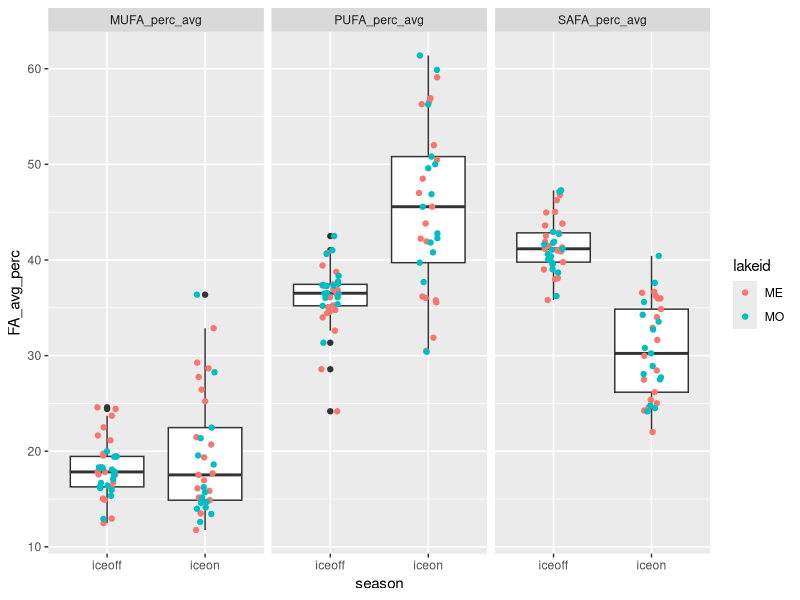
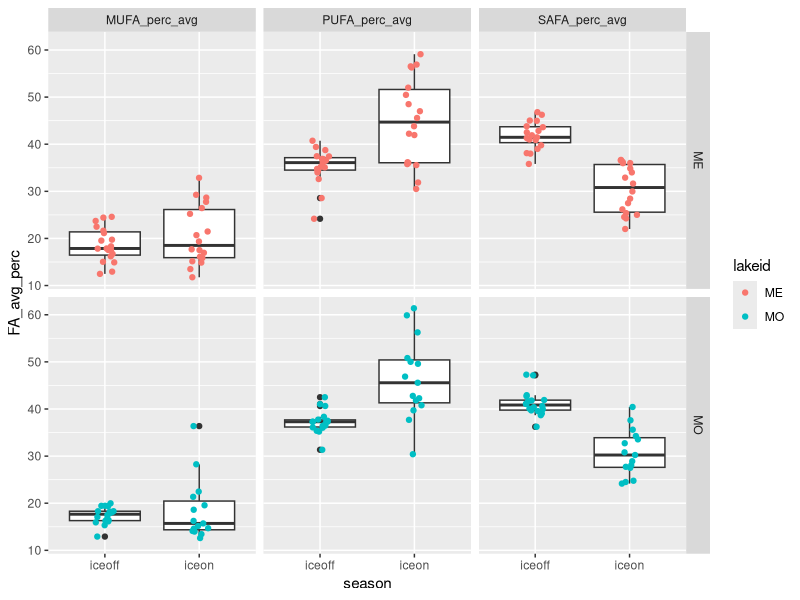
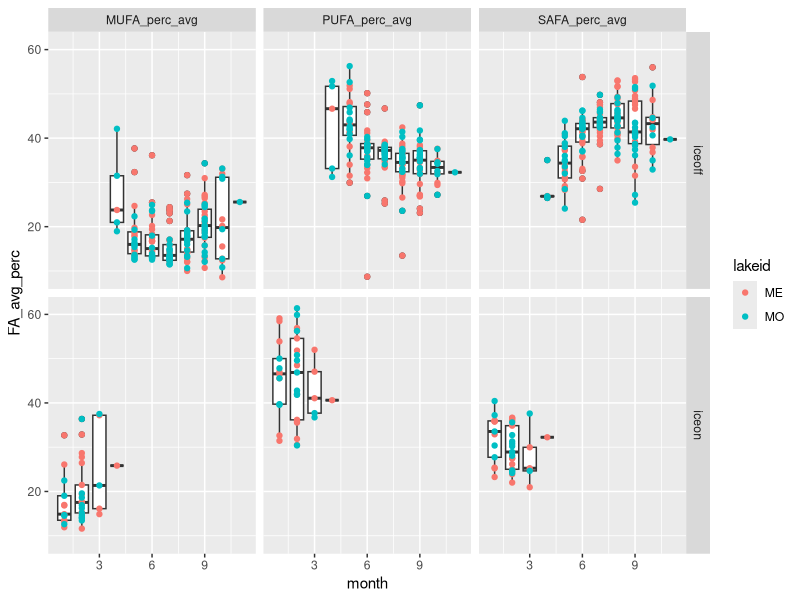
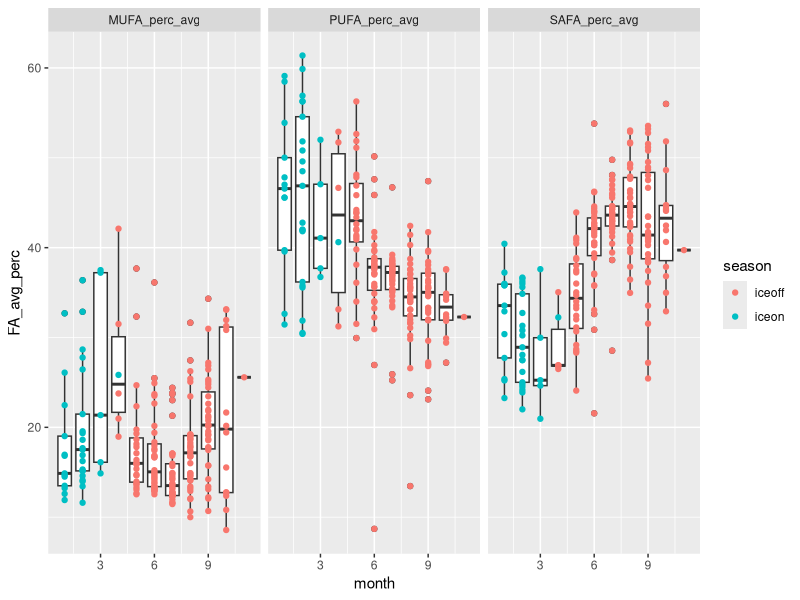
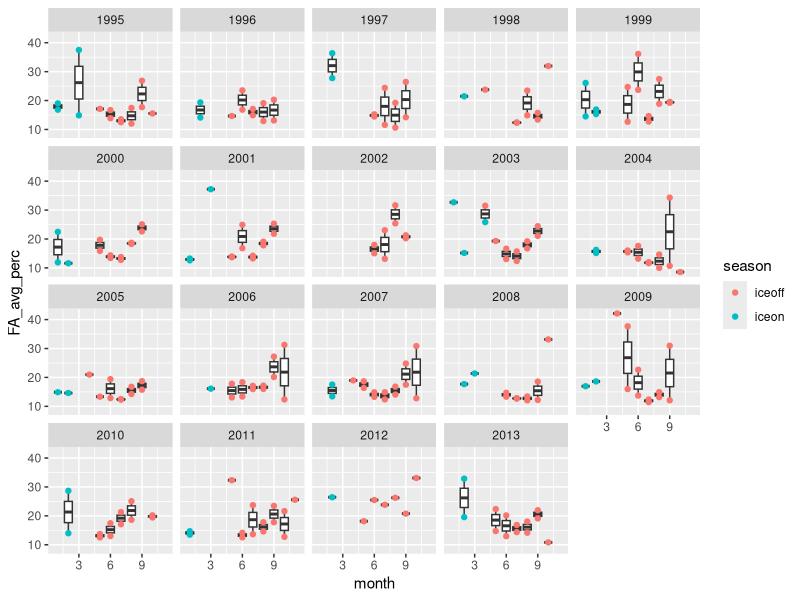
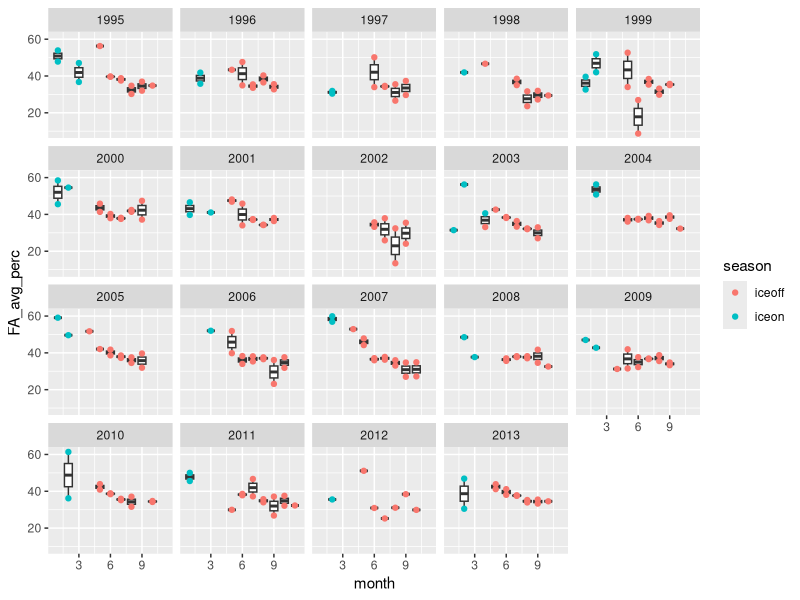
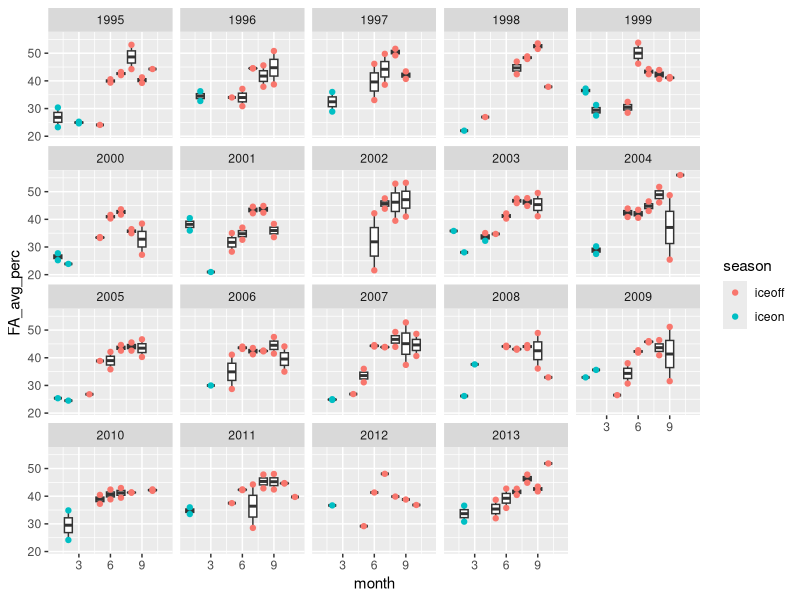

Write the R code that produced these figures, in order.
# ============================================================== #
## ========================= OVERVIEW ========================= ##
# ============================================================== #

# Looking at iceon/iceoff community FA profiles
# Only using Lakes Mendota and Monona from LTER,
# as they have equivalent iceon/iceoff paired data
# Using AG PLoS paper FA dataset, with some aggregation/crosswalking
# to match LTER data.

# ============================================================== #
## =================== DATA WRANGLING STEPS =================== ##
# ============================================================== #

# 1) LTER data - read in, format dates, keep only ME/MO
# 2) read in iceon/iceoff data (ecology letters paper)
# 3) tag LTER data with season, keep only iceon/iceoff
# 4) aggregate LTER samples to month (mean taxa biomass by lake/year/month)
# 5) identify genera <5% of any sample - remove these genera
# 6) calculate dry weight (20% of wet weight)
# 7) read in FA PLoS data - keep freshwater, proportion data
# --> 7.5) fix FA/LTER group/division matches (see crosswalk.xlsx)
# 8) aggregate FA to genus and division level profiles
# 9) aggregate biomass to genus level
# 10) tag LTER data with whether has matching division/Group or genus in FA data
# 11) merge LTER with FA data (genus, division, NA matches)
# 12) weight FA data by biomass dry weight / total biomass (genus-level FA, independent of biomass)
# 13) aggregated weighted to community level 



# ============================================================== #
## ====================== SCRIPT BEGINS ======================= ##
# ============================================================== #

#load packages
library(dplyr)
library(reshape2)
library(tidyr)
library(lubridate)
library(vegan)
library(RColorBrewer)
library(ggplot2)

# ============================================================================
# ----> read in LTER phyto data

#read in, format dates so can stack ok 

madison <- read.csv("../Data/ntl88_v7.csv", stringsAsFactors = FALSE) %>% 
  mutate(date = as.Date(sampledate, format = "%m/%d/%Y")) %>% 
  select(-sampledate)

#only madison lakes have matching iceon/iceoff data
lter_lakes <- madison %>% 
  filter(lakeid %in% c("MO", "ME"))

#keep only necessary files
lter_lakes <- lter_lakes %>% 
  mutate(month = month(date),
         year = year(date)) %>% 
  select(lakeid, year, month, date, sta, depth_range, 
         division, genus, taxa_name, biomass_conc)

#=============================================================================
# ----> read in under ice data, for ice on/off timing
seasons_orig <- read.csv("../Data/under_ice_data.csv", stringsAsFactors = FALSE)

#keep only wisconsin, cols of interest, make start and end full dates
seasons_wisc <- seasons_orig %>% 
  filter(lakeregloc == "Wisconsin") %>% 
  select(year, season, lakename, lakeregloc, 
         startday, startmonth, startyear, 
         endday, endmonth, endyear) %>% #, 
  #iceduration, periodn, photicdepth, 
  #icedepth, snowdepth, airtemp) %>% 
  mutate(startmonum = match(startmonth, month.abb),
         endmonum = match(endmonth, month.abb)) %>% 
  mutate(startdate = paste(startyear, startmonum, startday, sep = "-"),
         enddate = paste(endyear, endmonum, endday, sep = "-"))

#unique(seasons_wisc$lakename)
#unique(lter_lakes$lakeid) %>% sort()

#make lakeid to match
seasons_lakes <- seasons_wisc %>% 
  mutate(lakeid = ifelse(lakename == "Lake Mendota", "ME", NA),
         lakeid = ifelse(lakename == "Lake Monona", "MO", lakeid)) %>% 
  select(season, lakeid, year, startdate, enddate) %>% 
  filter(lakeid %in% c("ME", "MO"))


#=============================================================================
# ----> tag data with season

lter_dates_only <- lter_lakes %>% 
  select(lakeid, year, date) %>% 
  unique() %>% 
  rename(sample_year = year) %>% 
  arrange(lakeid, sample_year)

#make seasons wide format to can have column "start", "sample", and "end" dates
seasons_lakes_wide <- seasons_lakes %>% 
  melt(id.vars = c("lakeid", "year", "season"), variable.name = "category", value.name = "date") %>% 
  mutate(seasons_category = paste(season, category, sep = "_")) %>% 
  select(-season, -category) %>% 
  dcast(lakeid + year ~ seasons_category, value.var = "date") %>% 
  rename(winter_yr = year) %>% 
  select(lakeid, winter_yr, iceon_startdate, iceon_enddate, iceoff_startdate, iceoff_enddate)

#we're only interested in iceon/iceoff
#(looking at ice vs stratified patterns in FA)

lter_seasons_pre <- merge(lter_dates_only, seasons_lakes_wide,
                      by = c("lakeid"), all.x = TRUE) %>% 
  #tag seasons with iceon/iceoff (NA if not fall within start/end dates)
  mutate(season = ifelse(date >= iceon_startdate & date <= iceon_enddate, "iceon", NA),
         season = ifelse(date >= iceoff_startdate & date <= iceoff_enddate, "iceoff", season)) %>% 
  #keep only samples that fall within iceon or iceoff
  filter(!is.na(season))

#merge back to full lter data
lter_seasons <- lter_seasons_pre %>% 
  #group things by *winter* year
  select(lakeid, date, winter_yr, season) %>% 
  merge(lter_lakes, by = c("lakeid", "date")) %>% 
  select(-year)

#=============================================================================
# ----> aggregate samples to month

#aggregate to month within *winter* year and lake (ignore station and depth for now)
#since ignoring "other" seasons, shouldn't have issue of sample dates across seasons

#using mean since some dates have multiple samples per month, while others have one or none
#using averages to account for multiple within-month samples, make comparable

lter_month <- lter_seasons %>% 
  #monthly taxa mean biomass (across stations and depth)
  group_by(lakeid, winter_yr, season, month, division, genus, taxa_name) %>% 
  summarize(biomass_ww_m = mean(biomass_conc, na.rm = TRUE)) %>% 
  as.data.frame()

#check out number of years
# lter_month %>% 
#   select(lakeid, winter_yr, season) %>% 
#   group_by(lakeid, season) %>% 
#   summarize(n = n_distinct(winter_yr))


#========================================================================
# ----> identify <5% of samples

#identify contributors (genus-level) <5% of any sample any date (within lake)
#use wet weight (shouldn't matter)

#find contributions to biomass, in terms of %
lter_contribs <- lter_month %>% 
  #for each lake/year/month, find total biomass
  group_by(lakeid, winter_yr, month) %>% 
  mutate(total_bm = sum(biomass_ww_m)) %>% 
  ungroup() %>% 
  #for lake/date, find genus biomass
  group_by(lakeid, winter_yr, month, genus) %>% 
  mutate(genus_bm = sum(biomass_ww_m)) %>% 
  as.data.frame() %>% 
  select(-taxa_name, -biomass_ww_m) %>% 
  #find percent genus biomass of total biomass
  mutate(perc_genus_bm = genus_bm / total_bm * 100) %>% 
  ungroup()  

#find genera that are ever over 5% of a sample BY LAKE
lter_high_contrib <- lter_contribs %>% 
  filter(perc_genus_bm >= 0.05)

lter_high_contrib_genera <- lter_high_contrib %>% 
  select(lakeid, genus) %>% 
  unique() %>% 
  arrange(lakeid, genus) %>% 
  mutate(high_p = "present")

#find genera that are NOT ever over 5% of a sample
lter_low_contrib <- lter_contribs %>% 
  filter(perc_genus_bm < 0.05) 

lter_low_contrib_genera <- lter_low_contrib %>% 
  select(lakeid, genus) %>% 
  unique() %>% 
  arrange(lakeid, genus) %>% 
  mutate(low_p = "present")

#merge, keep ones that are present in low and not in high
#(i.e., those that are never >=5% of a sample)
lter_remove_5 <- merge(lter_high_contrib_genera, lter_low_contrib_genera,
                       by = c("lakeid", "genus"), all = TRUE) %>% 
  #these are ones that are never >=5% of a lake sample
  filter(low_p == "present" & is.na(high_p))


#========================================================================
# ----> LTER after removals of low contributors

#by lake/date - total genus biomass AFTER remove low contribs
lter_after_remove <- lter_month %>% 
  #remove low contributors by lake and genus
  filter( !((lakeid %in% lter_remove_5$lakeid) & (genus %in% lter_remove_5$genus)) ) 

#add a dry weight biomass column
lter_use <- lter_after_remove %>% 
  mutate(biomass_dw = 0.20 * biomass_ww_m)


#========================================================================
# ----> read in fatty acid profiles

# read in PLoS fatty acid dataset
fa <- read.csv("../Data/PLoS_supp/S1_Dataset.csv", stringsAsFactors = FALSE)

#only want freshwater
#fa %>% group_by(Salinity) %>% summarize(n = length(Salinity))
fa_fresh <- filter(fa, Salinity == 0)

#want only proportion data
fa_fresh_prop <- filter(fa_fresh, Data == "prop")

#for now, we don't care about the experimental info
fa_fresh_prop_small <- fa_fresh_prop %>% 
  select(Group, Class, Order, Genus, species,
         sumSAFA, sumMUFA, sumPUFA,
         c18.2w6, c18.3w6, c18.3w3,
         c18.4w3, c18.5w3, 
         c20.4w6, c20.5w3, c22.6w3)

#========================================================================
# ----> fix FA/LTER group/division matches

#existing matches: Chlorophyta, Cryptophyta, Rhodophyta

#make match at group/division level: 
#   Cyanobacteria (FA) = Cyanophyta (LTER)
#   Dinophyta (FA) = Pyrrhophyta (LTER)
#   Euglenozoa (FA) = Euglenophyta (LTER)

#match division to non-group
#   Chrysophyta (LTER) = class Chrysophyceae (FA)
#   Xanthophyta (LTER) = class Xanthophyceae (FA)
#   Haptophyta (LTER) = genus Chromulina (FA)
#   Bacillariophyta (LTER) = average of classes 
#                 Bacillariophyceae, Fragilariophyceae, Coscinodiscophyceae (FA)
#       [Bacillariophyta is multiple classes - for these 3 classes, find average FA profile]

fa_fix <- fa_fresh_prop_small %>% 
  #first, match at group level
  mutate(GroupDiv = ifelse(Group == "Cyanobacteria", "Cyanophyta", Group),
         GroupDiv = ifelse(Group == "Dinophyta", "Pyrrhophyta", GroupDiv),
         GroupDiv = ifelse(Group == "Euglenozoa", "Euglenophyta", GroupDiv),
         #match at single class level
         GroupDiv = ifelse(Class == "Chrysophyceae", "Chrysophyta", GroupDiv),
         GroupDiv = ifelse(Class == "Xanthophyceae", "Xanthophyta", GroupDiv),
         #match at genus level
         GroupDiv = ifelse(Genus == "Chromulina", "Haptophyta", GroupDiv),
         #Bacillariophyta is multiple classes
         GroupDiv = ifelse(Class %in% c("Bacillariophyceae", "Fragilariophyceae", "Coscinodiscophyceae"),
                           "Bacillariophyta", GroupDiv))

# fa_fix %>% select(Group, GroupDiv) %>% unique()
# fa_fix %>% filter(GroupDiv %in% c("Bacillariophyta", "Xanthophyta")) %>% select(Group, Class, GroupDiv) %>% unique()
# fa_fix %>% filter(GroupDiv == "Haptophyta") %>% select(Group, Class, Genus, GroupDiv) %>% unique()
# #yes, works as it should


#========================================================================
# ----> tag LTER data with whether matching genus/division in FA data

lter_fa_tag <- lter_use %>%
  #tag at which level it matches
  #not that groupdiv level is a combination of groups/classes/genus
  mutate(cat = ifelse(division %in% fa_fix$GroupDiv, "groupdiv", NA)) %>%
  mutate(cat = ifelse(genus %in% fa_fix$Genus, "genus", cat))

tags <- lter_fa_tag %>% select(division, genus, cat) %>% unique()

# unique(fa_fix$GroupDiv) %>% sort()
# unique(lter_use$division) %>% sort()


#========================================================================
# ----> find FA genus and division-level profiles

#within genus, what's the average FA profile
fa_genus <- fa_fix %>% 
  group_by(GroupDiv, Genus) %>% 
  summarize(gen_avg_sumSAFA = mean(sumSAFA),
            gen_avg_sumMUFA = mean(sumMUFA),
            gen_avg_sumPUFA = mean(sumPUFA),
            gen_avg_c18.2w6 = mean(c18.2w6),
            gen_avg_c18.3w6 = mean(c18.3w6),
            gen_avg_c18.3w3 = mean(c18.3w3),
            gen_avg_c18.4w3 = mean(c18.4w3),
            gen_avg_c18.5w3 = mean(c18.5w3),
            gen_avg_c20.4w6 = mean(c20.4w6),
            gen_avg_c20.5w3 = mean(c20.5w3),
            gen_avg_c22.6w3 = mean(c22.6w3)) %>% 
  as.data.frame()

#within group/div (FA/LTER fixed croswalk), what's the average FA profile
fa_groupdiv <- fa_fix %>% 
  group_by(GroupDiv) %>% 
  summarize(grpdiv_avg_sumSAFA = mean(sumSAFA),
            grpdiv_avg_sumMUFA = mean(sumMUFA),
            grpdiv_avg_sumPUFA = mean(sumPUFA),
            grpdiv_avg_c18.2w6 = mean(c18.2w6),
            grpdiv_avg_c18.3w6 = mean(c18.3w6),
            grpdiv_avg_c18.3w3 = mean(c18.3w3),
            grpdiv_avg_c18.4w3 = mean(c18.4w3),
            grpdiv_avg_c18.5w3 = mean(c18.5w3),
            grpdiv_avg_c20.4w6 = mean(c20.4w6),
            grpdiv_avg_c20.5w3 = mean(c20.5w3),
            grpdiv_avg_c22.6w3 = mean(c22.6w3)) %>% 
  as.data.frame()


#========================================================================
# ----> aggregate biomass to GENUS
# when missing genus, stick with GENUS biomass but sub in DIVISION fatty acid profile

#aggregate biomass to genus
lter_level_bm <- lter_use %>% 
  group_by(lakeid, winter_yr, season, month, division, genus) %>% 
  summarize(bm_ww_g = sum(biomass_ww_m, na.rm = TRUE),
         bm_drw_g = sum(biomass_dw, na.rm = TRUE)) %>% 
  as.data.frame() 

#merge with tag info
lter_level_bm_tag <- merge(lter_level_bm, tags, by = c("division", "genus"), all = TRUE)

# lter_level_bm_tag %>%
#   select(division, genus, cat) %>%
#   unique() %>%
#   group_by(cat) %>%
#   summarize(n = length(cat)) %>%
#   as.data.frame()

#        cat  n
# 1    genus 35
# 2 groupdiv 95
# 3     <NA>  1

#========================================================================
# ----> merge with FA profiles

# --> genus level FA - matches genus-level biomass
# merges GENUS level biomass with GENUS level FA profiles
tags_fa_genus <- lter_level_bm_tag %>% 
  #only looking at genus-level matches
  filter(cat == "genus") %>% 
  #rename for downstream stacking
  rename(biomass_wet_weight = bm_ww_g,
         biomass_dry_weight = bm_drw_g) %>% 
  #merge with FA genus level data
  merge(fa_genus,  
        by.x = "genus", by.y = "Genus",
        all.x = TRUE) %>% 
  #organize columns
  select(GroupDiv, genus, cat, lakeid, winter_yr, month, season,
         biomass_wet_weight, biomass_dry_weight,
         gen_avg_sumSAFA,
         gen_avg_sumMUFA,
         gen_avg_sumPUFA,
         gen_avg_c18.2w6,
         gen_avg_c18.3w6,
         gen_avg_c18.3w3,
         gen_avg_c18.4w3,
         gen_avg_c18.5w3,
         gen_avg_c20.4w6,
         gen_avg_c20.5w3,
         gen_avg_c22.6w3)

#remove labels in headers
names(tags_fa_genus) <- gsub("gen_avg_", "", names(tags_fa_genus))

# --> division level FA - matches division level biomass
# merges GENUS level biomass with DIVISION level FA profiles
# (missing genera in FA get division level FA)
tags_fa_groupdiv <- lter_level_bm_tag %>% 
  #keep only those matching at groupdiv level
  filter(cat == "groupdiv") %>% 
  #rename for downstream stacking
  rename(biomass_wet_weight = bm_ww_g,
         biomass_dry_weight = bm_drw_g) %>% 
  #merge with FA division/group level data
  #merge with FA genus level data
  merge(fa_groupdiv,  
        by.x = "division", by.y = "GroupDiv",
        all.x = TRUE) %>% 
  rename(GroupDiv = division) %>% 
  #organize columns
  select(GroupDiv, genus, cat, lakeid, winter_yr, month, season,
         biomass_wet_weight, biomass_dry_weight,
         grpdiv_avg_sumSAFA,
         grpdiv_avg_sumMUFA,
         grpdiv_avg_sumPUFA,
         grpdiv_avg_c18.2w6,
         grpdiv_avg_c18.3w6,
         grpdiv_avg_c18.3w3,
         grpdiv_avg_c18.4w3,
         grpdiv_avg_c18.5w3,
         grpdiv_avg_c20.4w6,
         grpdiv_avg_c20.5w3,
         grpdiv_avg_c22.6w3)

#remove labels in headers
names(tags_fa_groupdiv) <- gsub("grpdiv_avg_", "", names(tags_fa_groupdiv))

# --> does NOT have associated FA
#leaving biomass at genus level
tags_fa_NA <- lter_level_bm_tag %>% 
  filter(is.na(cat)) %>% 
  rename(biomass_wet_weight = bm_ww_g,
         biomass_dry_weight = bm_drw_g) %>% 
  rename(GroupDiv = division) %>% 
  select(GroupDiv, genus, cat, lakeid, winter_yr, month, season,
         biomass_wet_weight, biomass_dry_weight) %>% 
  #add NA columns
  mutate(          sumSAFA = NA,
                   sumMUFA = NA,
                   sumPUFA = NA,
                   c18.2w6 = NA,
                   c18.3w6 = NA,
                   c18.3w3 = NA,
                   c18.4w3 = NA,
                   c18.5w3 = NA,
                   c20.4w6 = NA,
                   c20.5w3 = NA,
                   c22.6w3 = NA)

# --> merge together
full_dat <- rbind(tags_fa_genus, tags_fa_groupdiv, tags_fa_NA)


#========================================================================
# ----> weight FA profiles by biomass

# Data == "prop" is FA % of dry weight
# so it's a fatty acid proportion of dry weight (of genus or division, by cat)

# What we want is "what are the average proportions of SAFA, MUFA, PUFA 
# present in the community, irrespective of total biomass?" 
# (i.e. we know there is higher biomass in summer - the Circus Circus buffet)
# SH: pretty sure that what we want then is:(biomass_dry_weight * sumSAFA)/total dry weight

full_dat_weighted <- full_dat %>% 
  #find total dry weight biomass for each *sample point*
  group_by(lakeid, winter_yr, season, month) %>% 
  mutate(sample_date_dry_weight_total = sum(biomass_dry_weight)) %>% 
  ungroup() %>% 
  #weight FA by biomass - per row (genus within sample date)
  #if FA is % dry weight, then FA * dry weight = biomass of that FA
  #here, sample_date_dry_weight_total is community-level biomass
  #FA props are genus-level
  mutate(sumSAFA_prop = (biomass_dry_weight * sumSAFA)/sample_date_dry_weight_total,
         sumMUFA_prop = (biomass_dry_weight * sumMUFA)/sample_date_dry_weight_total,
         sumPUFA_prop = (biomass_dry_weight * sumPUFA)/sample_date_dry_weight_total,
         c18.2w6_prop = (biomass_dry_weight * c18.2w6)/sample_date_dry_weight_total,
         c18.3w6_prop = (biomass_dry_weight * c18.3w6)/sample_date_dry_weight_total,
         c18.3w3_prop = (biomass_dry_weight * c18.3w3)/sample_date_dry_weight_total,
         c18.4w3_prop = (biomass_dry_weight * c18.4w3)/sample_date_dry_weight_total,
         c18.5w3_prop = (biomass_dry_weight * c18.5w3)/sample_date_dry_weight_total,
         c20.4w6_prop = (biomass_dry_weight * c20.4w6)/sample_date_dry_weight_total,
         c20.5w3_prop = (biomass_dry_weight * c20.5w3)/sample_date_dry_weight_total,
         c22.6w3_prop = (biomass_dry_weight * c22.6w3)/sample_date_dry_weight_total) %>% 
  as.data.frame()

#filter(full_dat_weighted, lakeid == "MO" & winter_yr == 2002 & month == 8)

#keep only columns of interest
full_dat_weighted_small <- full_dat_weighted %>% 
  select(GroupDiv, genus, cat, lakeid, winter_yr, month, season, 
         sumSAFA_prop, sumMUFA_prop, sumPUFA_prop,
         c18.2w6_prop, c18.3w6_prop, c18.3w3_prop,
         c18.4w3_prop, c18.5w3_prop,
         c20.4w6_prop, c20.5w3_prop, c22.6w3_prop)

#this is basically saying:
#for each time point, a genus has some proportion FAs
#we want to aggregate to community, then to season

#ADD UP all MUFA/PUFA/SAFA within a community
#to get community-level amount
#I have proved to myself using pen, paper, and basic algebra that this will work

full_dat_weighted_date_FA <- full_dat_weighted_small %>% 
  #get community-level FA props for each time point
  group_by(lakeid, winter_yr, month, season) %>% 
  summarize(MUFA_perc = sum(sumMUFA_prop, na.rm = TRUE),
            PUFA_perc = sum(sumPUFA_prop, na.rm = TRUE),
            SAFA_perc = sum(sumSAFA_prop, na.rm = TRUE)) %>% 
  as.data.frame()

# summary(full_dat_weighted_date_FA) 

# #now aggregate to season - find average MUFA/PUFA/SAFA profile for each season (all years, boths lakes)
# full_dat_weighted_date_FA %>% 
#   group_by(season) %>% 
#   summarize(MUFA_perc_avg = mean(MUFA_perc),
#             PUFA_perc_avg = mean(PUFA_perc),
#             SAFA_perc_avg = mean(SAFA_perc)) %>% 
#   as.data.frame()
# #doesn't quite add up to 100%, more like 95%, but not unexpected since on average

#aggregate to lake/month/year/season
full_dat_weighted_month_season_FA <- full_dat_weighted_date_FA %>% 
  #aggregate across months within season, find average FAs
  group_by(lakeid, winter_yr, season, month) %>% 
  summarize(MUFA_perc_avg = mean(MUFA_perc, na.rm = TRUE),
            PUFA_perc_avg = mean(PUFA_perc, na.rm = TRUE),
            SAFA_perc_avg = mean(SAFA_perc, na.rm = TRUE)) %>% 
  as.data.frame()

#aggregate to lake/year/season
full_dat_weighted_yr_season_FA <- full_dat_weighted_date_FA %>% 
  #aggregate across months within season, find average FAs
  group_by(lakeid, winter_yr, season) %>% 
  summarize(MUFA_perc_avg = mean(MUFA_perc, na.rm = TRUE),
            PUFA_perc_avg = mean(PUFA_perc, na.rm = TRUE),
            SAFA_perc_avg = mean(SAFA_perc, na.rm = TRUE)) %>% 
  as.data.frame()
#note: doesn't add up to quite 100% (working with averages)
#also, data only goes to 2013 (may need to adjust iceon/iceoff dates from raw LTER snow/ice data)


summary(full_dat_weighted_yr_season_FA)
#MUFA: 11-36
#PUFA: 24-61
#SAFA: 22-47

# ============================================================== #
## ========= END OF DATA WRANGLING - ANALYSIS BEGINS ========== ##
# ============================================================== #

# ----> make lake/year/season data long for plotting and analysis

dat_yr_long <- full_dat_weighted_yr_season_FA %>% 
  melt(id.vars = c("lakeid", "winter_yr", "season")) %>% 
  rename(FA_type = variable, FA_avg_perc = value)

#check out data
head(dat_yr_long)

#plot it up - FAs by season
ggplot(data=dat_yr_long, aes(x=season, y=FA_avg_perc)) +
  #boxplot
  geom_boxplot() +
  #points, not overlapping, colored by lake
  geom_jitter(width = 0.1, aes(color = lakeid)) +
  #split by FA type
  facet_wrap(~FA_type)

#MUFA shows no diff, but PUFA/SAFA do:
#PUFA higher in winter, SAFA higher in summer
  
#try ANOVAs - looking at lakes together

#MUFA
mufa1 <- aov(FA_avg_perc ~ season, dat = filter(dat_yr_long, FA_type == "MUFA_perc_avg"))
summary(mufa1) #p=0.175- does not differ by season

#PUFA
pufa1 <- aov(FA_avg_perc ~ season, dat = filter(dat_yr_long, FA_type == "PUFA_perc_avg"))
summary(pufa1) #p<<0.001 (PUFA signif higher in winter)

#SAFA
safa1 <- aov(FA_avg_perc ~ season, dat = filter(dat_yr_long, FA_type == "SAFA_perc_avg"))
summary(safa1) #p<<0.001 (SAFA signif higher in winter)

#what if split lakes?
ggplot(data=dat_yr_long, aes(x=season, y=FA_avg_perc)) +
  #boxplot
  geom_boxplot() +
  #points, not overlapping, colored by lake
  geom_jitter(width = 0.1, aes(color = lakeid)) +
  #combos of laketype and FA type
  facet_grid(lakeid~FA_type)

#same trends - MUFA no diff, PUFA higher in winter, SAFA higher in summer

# ----> check out months within seasons (plots)

#make long
dat_month_long <- full_dat_weighted_month_season_FA %>% 
  melt(id.vars = c("lakeid", "winter_yr", "season", "month")) %>% 
  rename(FA_type = variable, FA_avg_perc = value)

#check out
head(dat_month_long)

#plot FA by category and month, between seasons, colored by lake
ggplot(data=dat_month_long, aes(x=month, y=FA_avg_perc, group = month)) +
  #boxplot
  geom_boxplot() +
  #points, colored by lake
  geom_point(aes(color = lakeid)) +
  #combos of season/FA type
  facet_grid(season ~ FA_type)

#together, colored by season not lake
ggplot(data=dat_month_long, aes(x=month, y=FA_avg_perc, group = month)) +
  #boxplot
  geom_boxplot() +
  #points, colored by season
  geom_point(aes(color = season)) +
  #split FAs to different plots
  facet_wrap(~FA_type)

#confirms: PUFA down during summer, SAFA up during summer

#only MUFA across years
ggplot(data=filter(dat_month_long, FA_type == "MUFA_perc_avg"), 
       aes(x=month, y=FA_avg_perc, group = month)) +
  #boxplot
  geom_boxplot() +
  #points, colored by season
  geom_point(aes(color = season)) +
  #years
  facet_wrap(~winter_yr)

#only PUFA across years
ggplot(data=filter(dat_month_long, FA_type == "PUFA_perc_avg"), 
       aes(x=month, y=FA_avg_perc, group = month)) +
  #boxplot
  geom_boxplot() +
  #points, colored by season
  geom_point(aes(color = season)) +
  #years
  facet_wrap(~winter_yr)

#only SAFA across years
ggplot(data=filter(dat_month_long, FA_type == "SAFA_perc_avg"), 
       aes(x=month, y=FA_avg_perc, group = month)) +
  #boxplot
  geom_boxplot() +
  #points, colored by season
  geom_point(aes(color = season)) +
  #years
  facet_wrap(~winter_yr)

#fewer samples in iceon, higher variance, when get year/year
